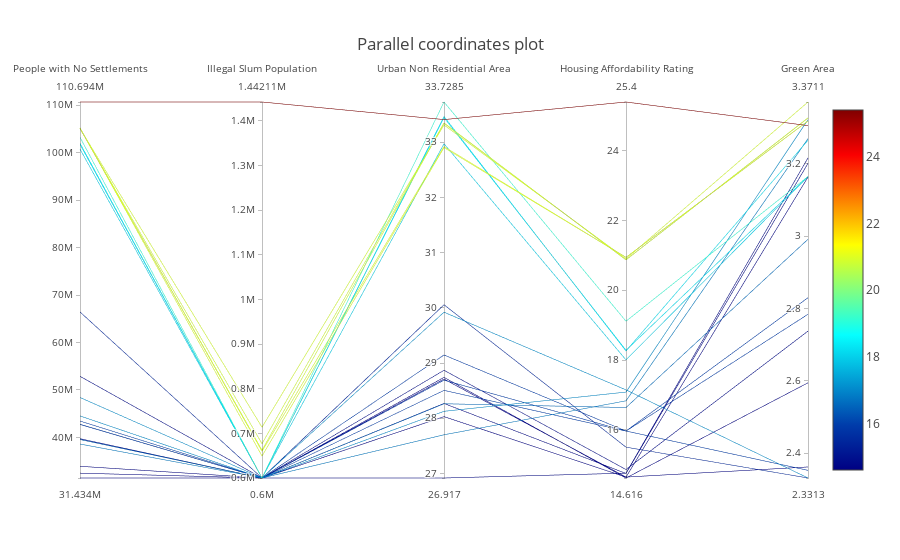

Notebook source saved alongside this figure:
### Code cell
# create the parcoord

df_parallel = df_minimax_maximin

data = [
    Parcoords(
        line = dict(color = df_parallel['Housing Affordability Rating'],
                   colorscale = 'Jet',
                   showscale = True,
                   reversescale = False,
                   cmin = df_parallel['Housing Affordability Rating'].min(),
                   cmax = df_parallel['Housing Affordability Rating'].max()),

        dimensions = list([
             dict(label ='People with No Settlements'  ,
                values =df_parallel['People with No Settlements']  ),
            dict(label ='Illegal Slum Population'  ,
                values =df_parallel['Illegal Slum Population']  ),
            dict(label = 'Urban Non Residential Area',
                values = df_parallel['Urban Non Residential Area']),
            dict(label = 'Housing Affordability Rating',
                values = df_parallel['Housing Affordability Rating']),
            dict(label = 'Green Area',
                values = df_parallel['Green Area'])
            
        ])
    )
]


layout = Layout(
    title = "Parallel coordinates plot"

)
fig = Figure(data=data, layout=layout)
iplot(fig)

### Figure 1 — Plotly figure (JSON) as saved in the notebook; plotly's stock layout.template omitted (floating-point values rounded to 4 significant figures)
{"data": [{"dimensions": [{"label": "People with No Settlements", "values": [66431564, 39559080, 39714176, 43441324, 38594076, 48405292, [number redacted], [number redacted], [number redacted], 42756316, 44518636, [number redacted], 52866436, [number redacted], 32453556, 42724752, [number redacted], 33906140, 31433744, [number redacted], 39551032, [number redacted], [number redacted], [number redacted]]}, {"label": "Illegal Slum Population", "values": [600000, 600000, 600000, 600000, 600000, 600000, 713700.0, 600000, 662200.0, 600000, 600000, 600000, 600000, 649300.0, 600000, 600000, 676700.0, 600000, 600000, 1442000.0, 600000, 600000, 600000, 659900.0]}, {"label": "Urban Non Residential Area", "values": [30.06, 26.92, 28.27, 29.15, 27.7, 29.92, 33.31, 33.45, 33.34, 28.69, 28.13, 33.47, 28.87, 32.9, 28.71, 28.5, 33.35, 28.74, 28.03, 33.41, 28.26, 33.73, 32.97, 32.92]}, {"label": "Housing Affordability Rating", "values": [15.5, 14.75, 14.75, 15.96, 16.83, 17.14, 20.9, 18.28, 20.87, 15.96, 17.08, 18.26, 14.86, 20.94, 14.64, 15.96, 20.87, 14.62, 14.64, 25.4, 16.64, 19.11, 18.0, 20.94]}, {"label": "Green Area", "values": [2.331, 3.217, 3.202, 2.353, 3.27, 2.331, 3.371, 3.165, 3.327, 2.784, 3.322, 3.265, 2.737, 3.319, 2.362, 2.83, 3.327, 2.595, 3.164, 3.306, 2.992, 3.165, 3.165, 3.319]}], "line": {"cmax": 25.4, "cmin": 14.62, "color": [15.5, 14.75, 14.75, 15.96, 16.83, 17.14, 20.9, 18.28, 20.87, 15.96, 17.08, 18.26, 14.86, 20.94, 14.64, 15.96, 20.87, 14.62, 14.64, 25.4, 16.64, 19.11, 18.0, 20.94], "colorscale": "Jet", "reversescale": false, "showscale": true}, "type": "parcoords"}], "layout": {"title": "Parallel coordinates plot"}}
